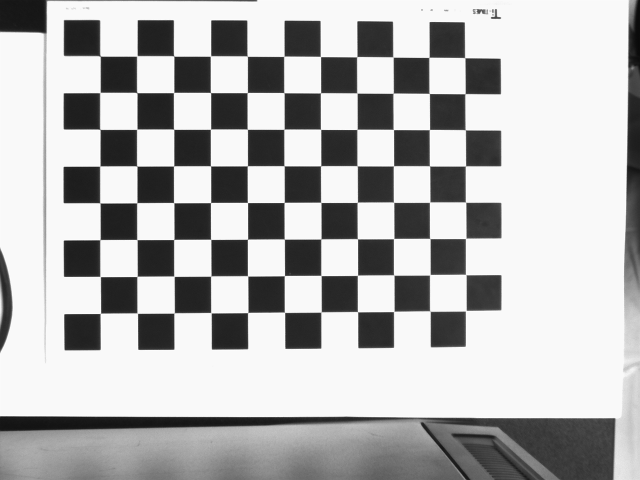
//> input picture Calibration/cb01.bmp, 1280 x 960 px (shown at 1/2 size)
$ ./main   (built with g++ and OpenCV 4)
//> lines starting //> are read from the running program, lines starting //| are printed output that depends on the picture
//> further down, src is the input picture: 960 rows x 1280 cols, CV_8UC1; min 9, max 254, mean 180.7
### Calibration/ChessBoard.h
#define _CHESSBOARD
#ifdef _CHESSBOARD
#include<opencv2/opencv.hpp>
#endif

struct chessBoard
{
	int length;
	std::vector<cv::Mat> board;
	chessBoard() :length(0) {};
	//~chessBoard(){ releaseMatrix(board, cv::Size(row, col)); };
};

class ChessCorners
{
public:
	ChessCorners();
	~ChessCorners();

	float **imgMagnitude; //gradient magnitude
	float **imgAngle; //edge angle
	int height; //
	int width; //
	std::vector<cv::Point2f> points;
	std::vector<cv::Point2f> vec1;
	std::vector<cv::Point2f> vec2;
	std::vector<float> scores;
	cv::Mat imgCorners;
	void findCorners(cv::Mat I, double tau, bool refine_corner);
	void chessboardsFromCorners();

	//belong to findCorners function
	void createCorrelationPatch(cv::Mat *model, double angle1, double angle2, double radius);
	float normpdf(double x, double mu, double sigma);
	void nonMaximumSuppression(const cv::Mat &corners, int n, double tau, int margin);
	void refineCorners(cv::Mat img_du, cv::Mat img_dv, float **angle, float **magnitude, int r);
	std::vector<cv::Point2f> findModesMeanShift(float *hist, int sigma);
	double root(double **m);
	void scoreCorners(cv::Mat image, float **angle, float **mag, int (&radius)[3]);
	float cornerCorrelationScore(cv::Mat roi, cv::Mat angle_roi, cv::Point2f p1, cv::Point2f p2);
	float stdDeviation(cv::Mat image, float m);

	//belong to chessboardsFromCorners function
	chessBoard chessboards;
	bool initChessboard(int idx, int** &m);
	float directionalNeighbor(int idx, cv::Point2f v, int **m, int &index);
	bool stdMean(float *dist, int s);
	float chessboardEnergy(cv::Mat m);
	bool anyZero(std::vector<int> s);
	cv::Mat growChessboard(cv::Mat m, int type);
	std::vector<int> assignClosestCorners(std::vector<cv::Point2f> cand, std::vector<cv::Point2f> pred, int length);
	//void plotChessboard();

	void drawCorners(cv::Mat image);
};

template<typename T>  void createMatrix(const T **&matrix, cv::Size size);
template<typename T>  void releaseMatrix(const T **&matrix, int size);
void valuation(cv::Mat image, int** m);

### Calibration/ChessBoard.cpp
#include"ChessBoard.h"
#include<opencv2/opencv.hpp>
#include<vector>
#include<cmath>
#include<algorithm>
#include<time.h>

#define PI 3.1416
#define ONE_OVER_SQRT_2PI 0.39894228
using namespace cv;

template<typename T>
void createMatrix(T **&matrix, Size size)
{
	matrix = new T*[size.height];
	for (int iInd = 0; iInd < size.height; iInd++)
		matrix[iInd] = new T[size.width]();//initialize to zero.When use this function to create a matGradMag matrix,
										   //we could avoid repeated computing by deciding whether the element is equal to 0.(Kind of memoziation)
}

template<typename T>
void releaseMatrix(T **&matrix, Size size)
{
	for (int iInd = 0; iInd < size.height; iInd++)
		delete[] matrix[iInd];
	delete[] matrix;
}

void valueToMat(Mat image, int **m)
{
	for (int i = 0; i < image.rows; ++i)
	{
		for (int j = 0; j < image.cols; ++j)
		{
			image.at<char>(i, j) = m[i][j];
		}
	}
}

ChessCorners::ChessCorners()
{

}

ChessCorners::~ChessCorners()
{
	releaseMatrix(imgAngle, Size(width, height));
	releaseMatrix(imgMagnitude, Size(width, height));
}


float ChessCorners::normpdf(double x, double mu, double sigma)
{
	return (ONE_OVER_SQRT_2PI / sigma)*exp(-0.5*pow((x - mu) / sigma, 2));
}

void ChessCorners::createCorrelationPatch(Mat *model, double angle1, double angle2, double radius)
{
	//int width = int(radius) * 2 + 1;
	int Width = int(radius) * 2 + 1;
	int Height = int(radius) * 2 + 1;

	//std::vector<Mat> templ;
	//Mat model[4];
	model[0] = Mat::zeros(Height, Width, CV_32FC1);
	model[1] = Mat::zeros(Height, Width, CV_32FC1);
	model[2] = Mat::zeros(Height, Width, CV_32FC1);
	model[3] = Mat::zeros(Height, Width, CV_32FC1);

	// midpoint
	int mu = int(radius) + 1;
	int mv = int(radius) + 1;

	// compute normals form angles
	double n1[2] = { -sin(angle1), cos(angle1) };
	double n2[2] = { -sin(angle2), cos(angle2) };

	for (int u = 1; u < Width + 1; ++u)
	{
		for (int v = 1; v < Height + 1; ++v)
		{
			double vec[2] = { u - mu, v - mv };
			double dist = sqrt((u - mu)*(u - mu) + (v - mv)*(v - mv));
			double s1 = vec[0] * n1[0] + vec[1] * n1[1];
			double s2 = vec[0] * n2[0] + vec[1] * n2[1];

			if (s1 <= -0.1 && s2 <= -0.1)
				model[0].at<float>(v - 1, u - 1) = normpdf(dist, 0, radius / 2.0);
			else if (s1 >= 0.1 && s2 >= 0.1)
				model[1].at<float>(v - 1, u - 1) = normpdf(dist, 0, radius / 2.0);
			else if (s1 <= -0.1 && s2 >= 0.1)
				model[2].at<float>(v - 1, u - 1) = normpdf(dist, 0, radius / 2.0);
			else if (s1 >= 0.1 && s2 <= -0.1)
				model[3].at<float>(v - 1, u - 1) = normpdf(dist, 0, radius / 2.0);
		}
	}

	model[0] = model[0] / sum(model[0]).val[0];
	flip(model[0], model[0], -1);
	model[1] = model[1] / sum(model[1]).val[0];
	flip(model[0], model[0], -1);
	model[2] = model[2] / sum(model[2]).val[0];
	flip(model[0], model[0], -1);
	model[3] = model[3] / sum(model[3]).val[0];
	flip(model[0], model[0], -1);
}

void ChessCorners::nonMaximumSuppression(const Mat &image, int n, double tau, int margin)
{
	points.clear();
	Mat corners;
	image.convertTo(corners, CV_32FC1);
	for (int i = n + margin; i < width - n - margin; i += (n + 1))
	{
		for (int j = n + margin; j < height - n - margin; j += (n + 1))
		{
			int maxi = i, maxj = j;
			float maxval = corners.at<float>(j, i);
			float currval;
			for (int i2 = i; i2 < i + n + 1; ++i2)
			{
				for (int j2 = j; j2 < j + n + 1; ++j2)
				{
					currval = corners.at<float>(j2, i2);
					if (currval > maxval)
					{
						maxi = i2;
						maxj = j2;
						maxval = currval;
					}
				}
			}

			bool failed = 0;
			int w = min(maxi + n, width - margin-1);
			int h = min(maxj + n, height - margin-1);
			for (int i2 = maxi - n; i2 <= w; ++i2)
			{
				for (int j2 = maxj - n; j2 <= h; ++j2)
				{
					currval = corners.at<float>(j2, i2);
					if ((currval > maxval) && (i2<i || i2>i + n || j2<j || j2 >j + n))
					{
						failed = true;
						break;
					}
				}
				if (failed)
					break;
			}
			if (maxval >= tau && !failed)
			{
				Point2f p = Point2f(maxi, maxj);
				points.push_back(p);
			}
		}
	}
}
bool decent(const Point2f &m1, const Point2f &m2)
{
	return m1.y > m2.y;
}
std::vector<Point2f> ChessCorners::findModesMeanShift(float *hist, int sigma)
{
	std::vector <Point2f> modes;
	float *hist_smoothed = new float[32]();

	for (int i = 0; i < 32; ++i)
	{
		float temp = 0;
		for (int j = -2; j < 3; ++j)
		{
			temp += hist[((i + j) < 0?(32+i+j):(i+j)) % 32] * normpdf(j, 0, sigma);
		}
		hist_smoothed[i] = temp;
	}

	for (int i = 0; i < 32; ++i)
	{
		bool same = false;
		int j = i;
		while (1)
		{
			float h0 = hist_smoothed[j];
			int j1 = j%32 + 1;
			int j2 = ((j - 1)<0?(30+j):(j-2)) % 32 + 1;
			float h1 = hist_smoothed[j1];
			float h2 = hist_smoothed[j2];
			if (h1 >= h0 && h1 >= h2)
				j = j1;
			else if (h2 > h0 && h2 > h1)
				j = j2;
			else
				break;
		}
		if (modes.empty())
		{
			modes.push_back(Point2f(float(j), hist_smoothed[j]));
		}
		for (int k = 0; k < modes.size(); ++k)
		{
			if (int(modes[k].x) == j)
			{
				same = true;
				break;
			}
		}
		if (!same)
		{
			modes.push_back(Point2f(float(j), hist_smoothed[j]));
		}
	}
	delete hist_smoothed;
	sort(modes.begin(), modes.end(), decent);
	return modes;
}

double ChessCorners::root(double **m)//return the minimum value as the eigenvalue
{
	double a, b, c, rambda;
	a = 1.0;
	b = -m[0][0] - m[1][1];
	c = m[0][0] * m[1][1] - m[0][1] * m[1][0];

	double t = b*b - 4 * a*c;
	if (t == 0)
		rambda = -b / (2 * a);
	else
		rambda = (-b - sqrt(t)) / (2 * a);

	return (rambda - m[0][0]) / m[0][1];
}

void ChessCorners::refineCorners(cv::Mat img_du, Mat img_dv, float **angle, float **mag, int r)
{
	//assert(points.size() != 0);

	//init orientations to invalid (corner is invalid if orientation=0)
	vec1.clear();
	vec2.clear();

	for (int i = 0; i < points.size(); ++i)
	{
		float *angle_hist = new float[32]();
		int cu = points[i].x;
		int cv = points[i].y;

		//estimate edge orientations
		int initv = max(cv - r, 0);
		int initu = max(cu - r, 0);
		int h = min(cv + r, height-1);
		int w = min(cu + r, width-1);
		float vec_angle;
		for (int col = initu; col <= w ; ++col)
		{
			for (int row = initv; row <= h; ++row)
			{
				vec_angle = angle[row][col] + PI / 2;
				if (vec_angle > PI)
					vec_angle -= PI;
				int bin = max(min(int(floor(vec_angle / (PI/32))), 31), 0);
				angle_hist[bin] += mag[row][col];
			}
		}
		std::vector<Point2f> modes;
		modes = findModesMeanShift(angle_hist, 1);

		delete angle_hist;

		if (modes.size() < 2)
		{
			vec1.push_back(Point2f(0, 0));
			vec2.push_back(Point2f(0, 0));
			continue;
		}
		for (int idx = 0; idx < modes.size(); ++idx)
			modes[idx].x = modes[idx].x * PI / 32.0;

		double delta_angle;
		if (modes[0].x > modes[1].x)
			delta_angle = min(modes[0].x - modes[1].x, float(PI + modes[1].x - modes[0].x));
		else
			delta_angle = min(modes[1].x - modes[0].x, float(PI + modes[0].x - modes[1].x));
		if (delta_angle <= 0.3)
		{
			vec1.push_back(Point2f(0, 0));
			vec2.push_back(Point2f(0, 0));
			continue;
		}
		Point2f p1 = Point2f(cos(modes[0].x), sin(modes[0].x));
		Point2f p2 = Point2f(cos(modes[1].x), sin(modes[1].x));
		if (modes[0].x > modes[1].x)
		{
			vec1.push_back(p2);
			vec2.push_back(p1);
		}
		else
		{
			vec1.push_back(p1);
			vec2.push_back(p2);
		}
		if ((vec1.back().x == 0 && vec1.back().y == 0) || (vec2.back().x == 0 && vec2.back().y == 0))
			continue;
		// corner orientation refinement

		double **A1;
		double **A2;
		createMatrix(A1, Size(2, 2));
		createMatrix(A2, Size(2, 2));

		for (int u = initu; u <= w; ++u)
		{
			for (int v = initv; v <= h; ++v)
			{
				float mg = mag[v][u];
				if (mg < 0.1)
					continue;
				float du = img_du.at<float>(v,u);
				float dv = img_dv.at<float>(v,u);
				//robust refinement of orientation 1
				if ((abs(du * vec1.back().x + dv * vec1.back().y) / mg) < 0.25) //inlier?
				{
					A1[0][0] += du * du;
					A1[0][1] += du * dv;
					A1[1][0] += dv * du;
					A1[1][1] += dv * dv;
				}

				//robust refinement of orientation 1
				if ((abs(du * vec2.back().x + dv * vec2.back().y) / mg) < 0.25) //inlier?
				{
					A2[0][0] += du * du;
					A2[0][1] += du * dv;
					A2[1][0] += dv * du;
					A2[1][1] += dv * dv;
				}
			}
		}
		float x1 = root(A1);
		float x2 = root(A2);
		float v11 = 1.0 / sqrt(1 + x1*x1);
		float v12 = x1 / sqrt(1 + x1*x1);
		float v21 = 1.0 / sqrt(1 + x2*x2);
		float v22 = x2 / sqrt(1 + x2*x2);
		if (v11*v12 > 0)//?
		{
			v11 = -v11;
			v12 = -v12;
		}
		if (v21*v22 > 0)//?
		{
			v21 = -v21;
			v22 = -v22;
		}
		else if (v21*v22 < 0)
		{
			if (abs(v21) > abs(v22))
			{
				v21 = -v21;
				v22 = -v22;
			}
		}

		vec1.back().x = v11;
		vec1.back().y = v12;
		vec2.back().x = v21;
		vec2.back().y = v22;

		//corner location refinement
		double **G;
		createMatrix(G, Size(2, 2));
		double b[2] = { 0, 0 };
		for (int u = initu; u <= w; ++u)
		{
			for (int v = initv; v <= h; ++v)
			{
				float mg = mag[v][u];

				if (mg < 0.1)
					continue;
				float du = img_du.at<float>(v, u);
				float dv = img_dv.at<float>(v, u);
				if (u != cu || v != cv)
				{
					int w1 = u - cu;
					int w2 = v - cv;
					double d1 = sqrt((w1 - w1*v11*v11 - w2 * v12*v11)*(w1 - w1*v11*v11 - w2 * v12*v11) +
						(w2 - w1*v11*v12 - w2 * v12*v12)*(w2 - w1*v11*v12 - w2 * v12*v12));
					double d2 = sqrt((w1 - w1*v21*v21 - w2 * v22*v21)*(w1 - w1*v21*v21 - w2 * v22*v21) +
						(w2 - w1*v21*v22 - w2 * v22*v22)*(w2 - w1*v21*v22 - w2 * v22*v22));
					if ((d1 < 3 && abs(du * v11 + dv * v12) / mg < 0.25) ||
						(d2 < 3 && abs(du * v21 + dv * v22) / mg < 0.25))
					{
						G[0][0] += du*du;
						G[0][1] += dv*du;
						G[1][0] = G[0][1];
						G[1][1] += dv*dv;
						b[0] += du*du*(u+1) + du*dv*(v+1);
						b[1] += du*dv*(u+1) + dv*dv*(v+1);
					}
				}
			}
		}

		// set new corner location if G has full rank
		float g = (G[0][0] * G[1][1] - G[1][0] * G[0][1]);
		if (abs(g) > 0.0001)
		{
			float n2 = (b[1] * G[0][0] - b[0] * G[1][0]) / g;
			float n1 = (b[0] - G[0][1] * n2) / (G[0][0] + 0.000000001);
			float old1 = points[i].x+1;
			float old2 = points[i].y+1;
			points[i].x = n1-1;
			points[i].y = n2-1;
			if (sqrt((old1 - n1)*(old1 - n1) + (old2 - n2)*(old2 - n2)) >= 4)
			{
				vec1[i] = Point2f(0, 0);
				vec2[i] = Point2f(0, 0);
			}
		}
		else //set corner to invalid
		{
			vec1[i] = Point2f(0, 0);
			vec2[i] = Point2f(0, 0);
		}
		releaseMatrix(A1, Size(2, 2));
		releaseMatrix(A2, Size(2, 2));
		releaseMatrix(G, Size(2, 2));
	}
}

float ChessCorners::stdDeviation(Mat image, float m)
{
	Mat s(image.size(), CV_32FC1), p;
	s = image - m;
	p = s.mul(s);
	float result = sqrt(sum(p).val[0] / (image.rows*image.cols - 1));
	return result;
}

float ChessCorners::cornerCorrelationScore(cv::Mat roi, cv::Mat mag_roi, cv::Point2f v1, cv::Point2f v2)
{
	int row = roi.rows;
	int col = roi.cols;
	int cx = (row + 1) / 2;
	int cy = cx;
	Mat img_filter = -Mat::ones(Size(row,col), CV_32FC1);

	// compute gradient filter kernel(bandwith = 3 px)
	for (int x = 0; x < mag_roi.cols; ++x)
	{
		for (int y = 0; y < mag_roi.rows; ++y)
		{
			int p11 = x + 1 - cx;
			int p12 = y + 1- cy;
			float v11_2 = v1.x*v1.x;
			float v12 = v1.x*v1.y;
			float v12_2 = v1.y*v1.y;
			float v21_2 = v2.x*v2.x;
			float v21 = v2.x*v2.y;
			float v22_2 = v2.y*v2.y;
			float result11 = p11  - p11*v11_2 - p12*v12;
			float result12 = p12 - p11*v12 - p12*v12_2;
			float result21 = p11  - p11*v21_2 - p12*v21;
			float result22 = p12 - p11*v21 - p12*v22_2;
			if (sqrt(result11*result11 + result12*result12) <= 1.5 || sqrt(result21*result21 + result22*result22) <= 1.5)
			{
				img_filter.at<float>(y, x) = 1;
			}
		}
	}

	// convert into vectors
	float mag_mean = mean(mag_roi).val[0];
	float filter_mean = mean(img_filter).val[0];
	// normalize
	mag_roi = (mag_roi - mag_mean) / stdDeviation(mag_roi, mag_mean);
	img_filter = (img_filter - filter_mean) / stdDeviation(img_filter, filter_mean);

	// compute gradient score
	Mat mutil;
	mutil = mag_roi.mul(img_filter);
	float score_gradient = max(sum(mutil).val[0] / (row*col - 1.0), 0.0);

	// create intensity filter kernel
	Mat model[4];
	createCorrelationPatch(model, atan2f(v1.y, v1.x), atan2f(v2.y, v2.x), cx - 1);

	// checkerboard responses
	float a1 = sum(model[0].mul(roi)).val[0];
	float a2 = sum(model[1].mul(roi)).val[0];
	float b1 = sum(model[2].mul(roi)).val[0];
	float b2 = sum(model[3].mul(roi)).val[0];

	// mean
	float mu = (a1 + a2 + b1 + b2) / 4;

	// case 1: a=white, b=black
	float score_a = min(a1 - mu, a2 - mu);
	float score_b = min(mu - b1, mu - b2);
	float score1 = min(score_a, score_b);

	// case 2: b=white, a=black
	score_a = min(mu - a1, mu - a2);
	score_b = min(b1 - mu, b2 - mu);
	float score2 = min(score_a, score_b);

	//intensity score: max. of the 2 cases
	double t = max(score1, score2);
	float score_intensity = max(t, 0.0);

	//final score: product of gradient and intensity score
	return score_gradient * score_intensity;
}

void ChessCorners::scoreCorners(Mat image, float **angle, float ** mag, int (&radius)[3])
{
	//Mat Mag(Size(width, height), CV_32FC1, mag);
	//fAngle = Mat_(angle);
	for (int i = 0; i < points.size(); ++i)
	{
		int u = round(points[i].x);
		int v = round(points[i].y);
		float *score = new float[sizeof(radius) / sizeof(radius[0])]();
		float temp = 0;
		for (int j = 0; j < sizeof(radius) / sizeof(radius[0]); ++j)
		{
			if (u >= radius[j] && u < width - radius[j] && v >= radius[j] && v < height - radius[j])
			{
				Mat roi(Size(2 * radius[j] + 1, 2 * radius[j] + 1), CV_32FC1), mag_roi(Size(2 * radius[j] + 1, 2 * radius[j] + 1), CV_32FC1);

				for (int m = 0; m < roi.rows; m++)
				{
					for (int n = 0; n < roi.cols; n++)
					{
						roi.at<float>(m, n) = image.at<float>(v - radius[j] + m, u - radius[j] + n);
						mag_roi.at<float>(m, n) = mag[v - radius[j] + m][u - radius[j] + n];
					}
				}
				score[j] = cornerCorrelationScore(roi, mag_roi, vec1[i], vec2[i]);
			}
			if (score[j] > temp)
				temp = score[j];
		}

		// take highest score
		scores.push_back(temp);
		delete []score;
	}
}

void ChessCorners::findCorners(Mat image, double tau, bool refine_corners = true)
{
//> called with tau = 0.01, refine_corners = true
	CV_Assert(image.type() == CV_8UC1);
	//clock_t start, end;
	//start = clock();
	height = image.rows;
	width = image.cols;
	Size sSize = image.size();
	Mat img;
	Mat img_du, img_dv;
	image.convertTo(img, CV_32FC1);
	img = img / 255;

	createMatrix(imgMagnitude, sSize);
	createMatrix(imgAngle, sSize);

	int radius[3] = { 4, 8, 12 };

	Mat sobel = (Mat_<char>(3,3)<<-1, 0, 1,
									-1, 0, 1,
									-1, 0, 1);
	Mat isobel = (Mat_<char>(3, 3) << -1, -1, -1,
										 0,  0,  0,
										 1,  1,  1);

	filter2D(img, img_du, img.depth(), sobel, Point(-1,-1), 0.0, BORDER_CONSTANT);
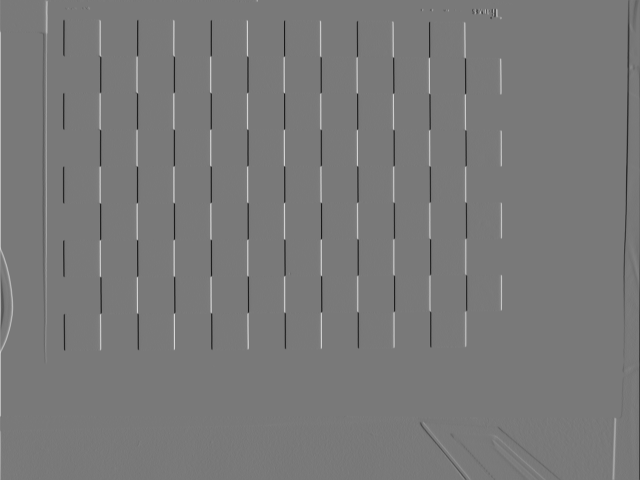
//> img_du: 960 rows x 1280 cols, CV_32FC1 (shown at 1/2 size); min -2.68, max 2.94, mean -0.000756; drawn with min black and max white
	filter2D(img, img_dv, img.depth(), isobel, Point(-1,-1), 0.0, BORDER_CONSTANT);

	img_du = -img_du;
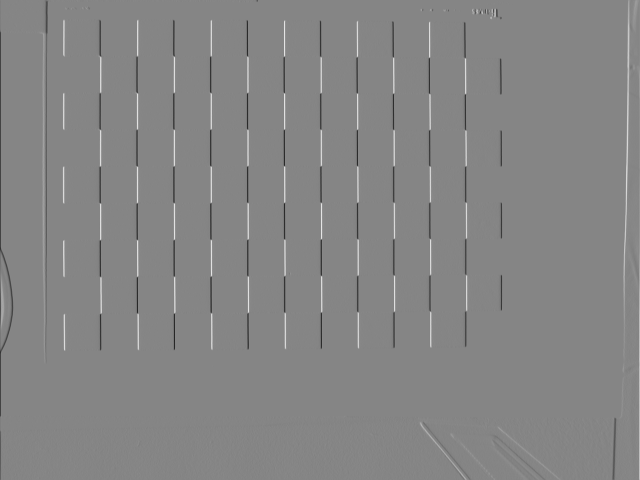
//> img_du: 960 rows x 1280 cols, CV_32FC1 (shown at 1/2 size); min -2.94, max 2.68, mean 0.000756; drawn with min black and max white
	img_dv = -img_dv;
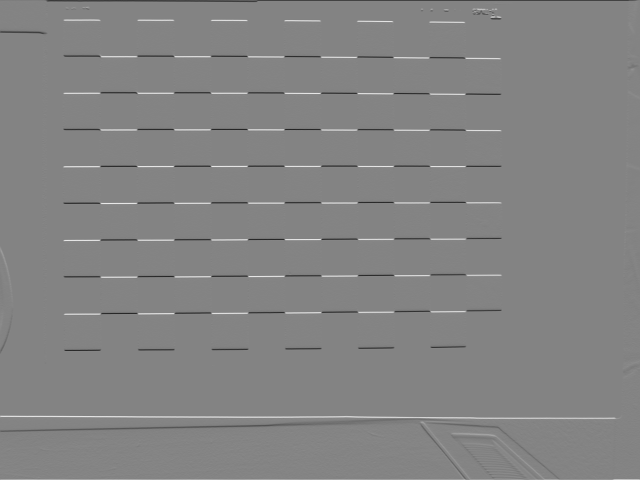
//> img_dv: 960 rows x 1280 cols, CV_32FC1 (shown at 1/2 size); min -2.94, max 2.75, mean 0.000791; drawn with min black and max white
	float fu, fv, angle;
	for (int row = 0; row < height; ++row)
	{
		const float* fdu = img_du.ptr<float>(row);
		const float* fdv = img_dv.ptr<float>(row);
		for (int col = 0; col < width; ++col)
		{
			fu = fdu[col];
			fv = fdv[col];  // read x, y derivatives

			imgMagnitude[row][col] = sqrt(fu*fu + fv*fv);
			angle = atan2(fv, fu);
			if (angle < 0)
				imgAngle[row][col] = angle + PI;
			else if (angle > PI)
				imgAngle[row][col] = angle - PI;
			else
				imgAngle[row][col] = angle;

		}
	}
//> this loop made 960 passes
//> (fu, fv, angle) on passes 1 to 3: (0.118, -0.106, -0.733), (0.173, 0.00784, 0.0454), (0.161, 0.00392, 0.0244)
//> after the loop, fu = 1.72; fv = 1.69; angle = 0.777


	double _min, _max;
	minMaxLoc(img, &_min, &_max);
	img = (img - float(_min)) / float(_max - _min);

	double model_props[6][3] = {
		{ 0, 1.5708, 4.0 }, {0.7854, -0.7854, 4.0},
		{ 0, 1.5708, 8.0 }, {0.7854, -0.7854, 8.0},
		{ 0, 1.5780, 12.0 }, {0.7854, -0.7854, 12.0}
	};

	imgCorners = Mat::zeros(sSize, CV_32FC1);
	Mat img_corners_mu(sSize, CV_32FC1);
	Mat model[4];
	Mat img_corners[4];
	Mat img_corners_a, img_corners_b, img_corners1, img_corners2, temp1, temp2;
	imgCorners.convertTo(temp1, CV_32FC1);
	for (int i = 0; i < 6; ++i)
	{
		createCorrelationPatch(model, model_props[i][0], model_props[i][1], model_props[i][2]);
		filter2D(img, img_corners[0], img.depth(), model[0], Point(-1, -1), 0.0, BORDER_CONSTANT);
		filter2D(img, img_corners[1], img.depth(), model[1], Point(-1, -1), 0.0, BORDER_CONSTANT);
		filter2D(img, img_corners[2], img.depth(), model[2], Point(-1, -1), 0.0, BORDER_CONSTANT);
		filter2D(img, img_corners[3], img.depth(), model[3], Point(-1, -1), 0.0, BORDER_CONSTANT);
		img_corners_mu = (img_corners[0] + img_corners[1] + img_corners[2] + img_corners[3]) / 4.0;

		//case 1: a = white, b = black
		img_corners[0] = img_corners[0] - img_corners_mu;
		img_corners[1] = img_corners[1] - img_corners_mu;
		img_corners[2] = img_corners_mu - img_corners[2];
		img_corners[3] = img_corners_mu - img_corners[3];
		img_corners_a = min(img_corners[0], img_corners[1]);
		img_corners_b = min(img_corners[2], img_corners[3]);
		img_corners1 = min(img_corners_a, img_corners_b);

		//case 2: b = white, a = black
		img_corners[0] = -img_corners[0];
		img_corners[1] = -img_corners[1];
		img_corners[2] = -img_corners[2];
		img_corners[3] = -img_corners[3];
		img_corners_a = min(img_corners[0], img_corners[1]);
		img_corners_b = min(img_corners[2], img_corners[3]);
		img_corners2 = min(img_corners_a, img_corners_b);
		//update corner map
		temp2 = max(temp1, img_corners1);
		temp1 = max(temp2, img_corners2);

	}
//> this loop made 6 passes
//> pass 1, in findCorners, `img_corners_a = min(img_corners[0], img_corners[1]);`:
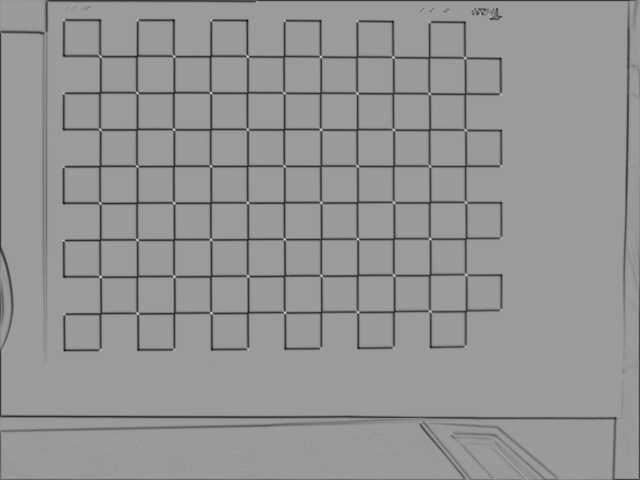
//> img_corners_a: 960 rows x 1280 cols, CV_32FC1 (shown at 1/2 size); min -0.592, max 0.379, mean -0.027; drawn with min black and max white
//> after the loop:
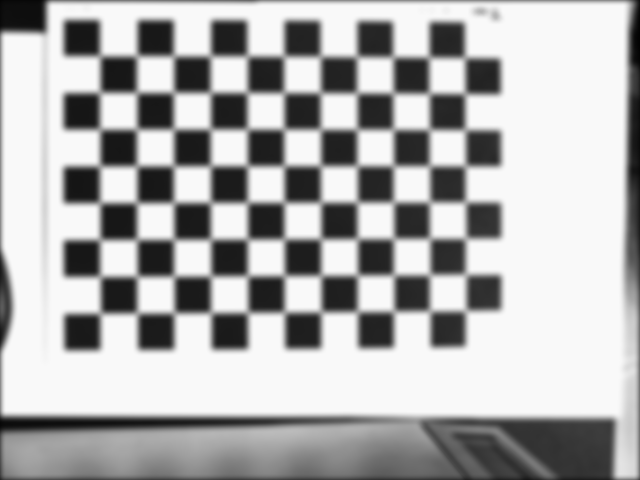
//> img_corners_mu: 960 rows x 1280 cols, CV_32FC1 (shown at 1/2 size); min 0.00656, max 0.98, mean 0.696
//> after the loop:
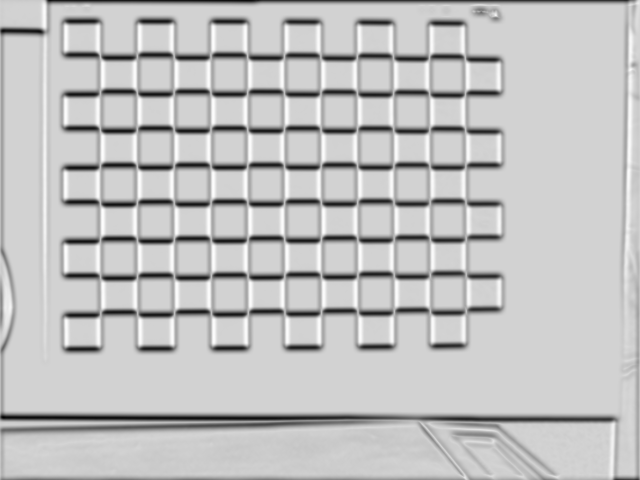
//> img_corners_a: 960 rows x 1280 cols, CV_32FC1 (shown at 1/2 size); min -0.555, max 0.117, mean -0.0472; drawn with min black and max white
//> after the loop:
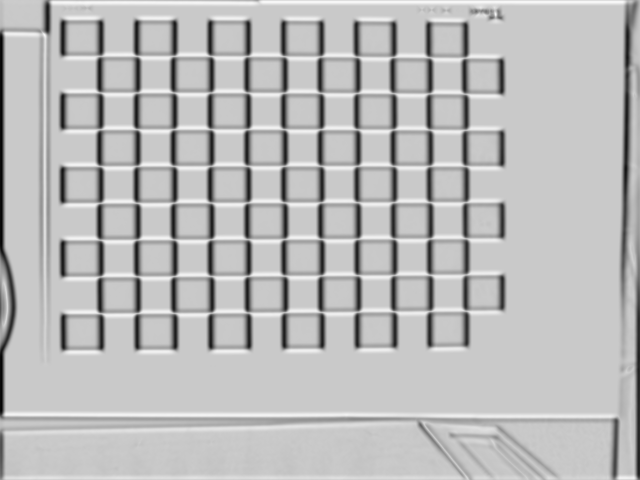
//> img_corners_b: 960 rows x 1280 cols, CV_32FC1 (shown at 1/2 size); min -0.572, max 0.152, mean -0.0415; drawn with min black and max white
//> (the rest of the program and of its run is left out)
